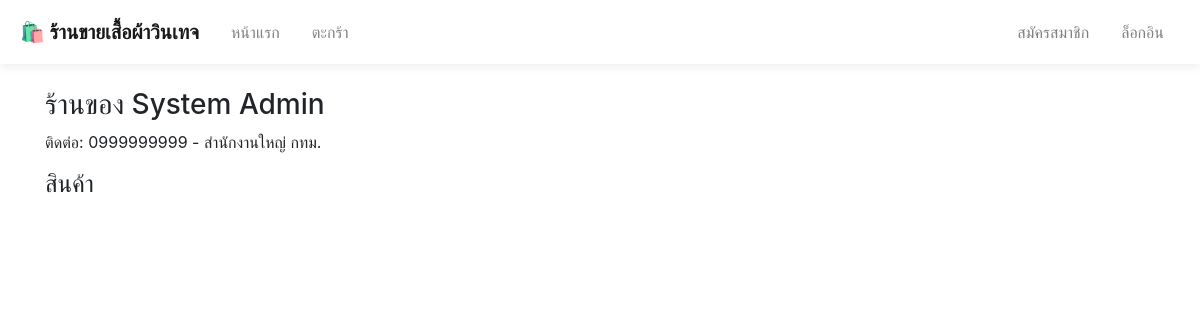
/seller_profile.php?id=1, run on an earlier commit of the app's database.
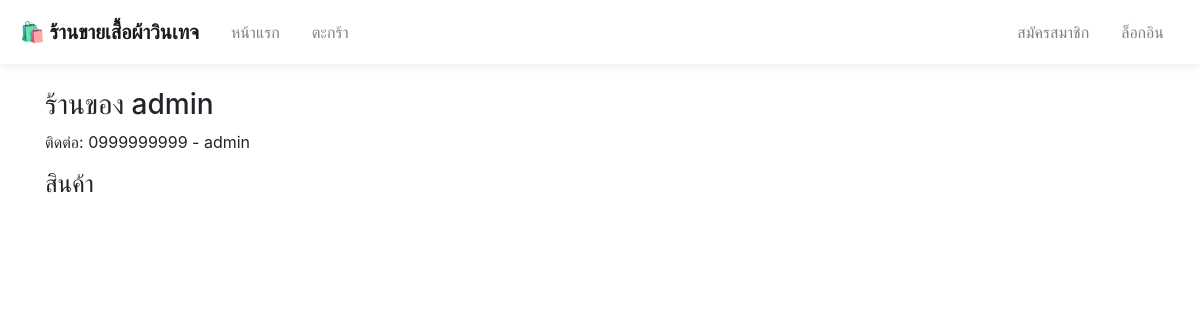
And on a later commit of the database.
### tables this page shows
CREATE TABLE `users` (
  `id` int(11) NOT NULL,
  `role` enum('Admin','Seller','Customer') DEFAULT 'Customer',
  `name` varchar(100) NOT NULL,
  `email` varchar(100) NOT NULL,
  `phoneNumber` varchar(15) NOT NULL,
  `userImage` varchar(255) DEFAULT NULL,
  `address` text DEFAULT NULL,
  `password` varchar(255) NOT NULL,
  `created_at` timestamp NOT NULL DEFAULT current_timestamp()
);

### seller_profile.php (the view, shortened to what this page needs)
<?php
require 'includes/common.php';
$sid = (int)$_GET['id'];
$seller = mysqli_fetch_assoc(mysqli_query($con, "SELECT * FROM users WHERE id=$sid"));
?>
<!doctype html><html lang="th"><head><meta charset="utf-8"><title>Seller Profile</title>
<link rel="stylesheet" href="https://stackpath.bootstrapcdn.com/bootstrap/4.1.3/css/bootstrap.min.css"></head><body>
<?php include 'includes/header_menu.php'; ?>
<div class="container my-4">
  <h3>ร้านของ <?php echo htmlspecialchars($seller['name']); ?></h3>
  <p>ติดต่อ: <?php echo htmlspecialchars($seller['phoneNumber']); ?> - <?php echo htmlspecialchars($seller['address']); ?></p>
  <h4>สินค้า</h4>
</div></body></html>

What changed in the data, as far as the page shows it:
changed users: name "System Admin" → "admin"; address "สำนักงานใหญ่ กทม." → "admin"
